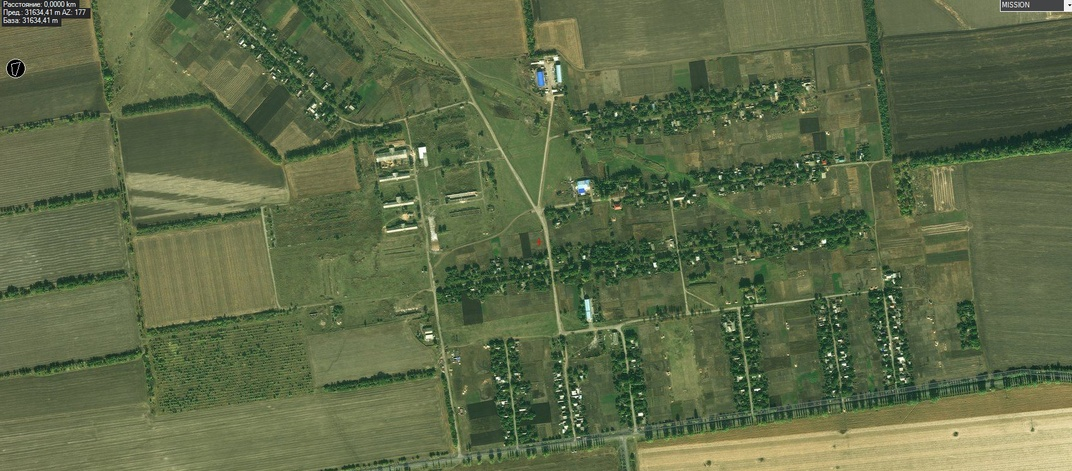
#> input picture sample/map_bing.jpg, 1072 x 471 px, shrunk from 1728 x 760 before the run
$ python surf_matcher.py
#> lines starting #> are read from the running program, lines starting #| are printed output that depends on the picture
import os
from matplotlib import pyplot as plt
import cv2 as cv
import numpy as np


img1 = cv.imread("./sample/map_bing.jpg", 0)  # queryimage # left image
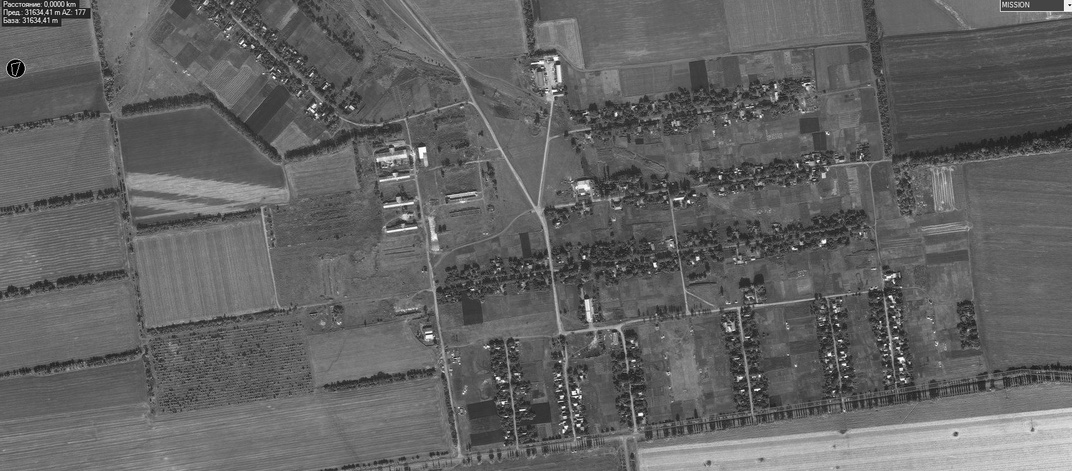
#> img1: shape (471, 1072); min 0, max 255, mean 98.9
img2 = cv.imread("./sample/sample2.JPG", 0)  # trainimage # right image
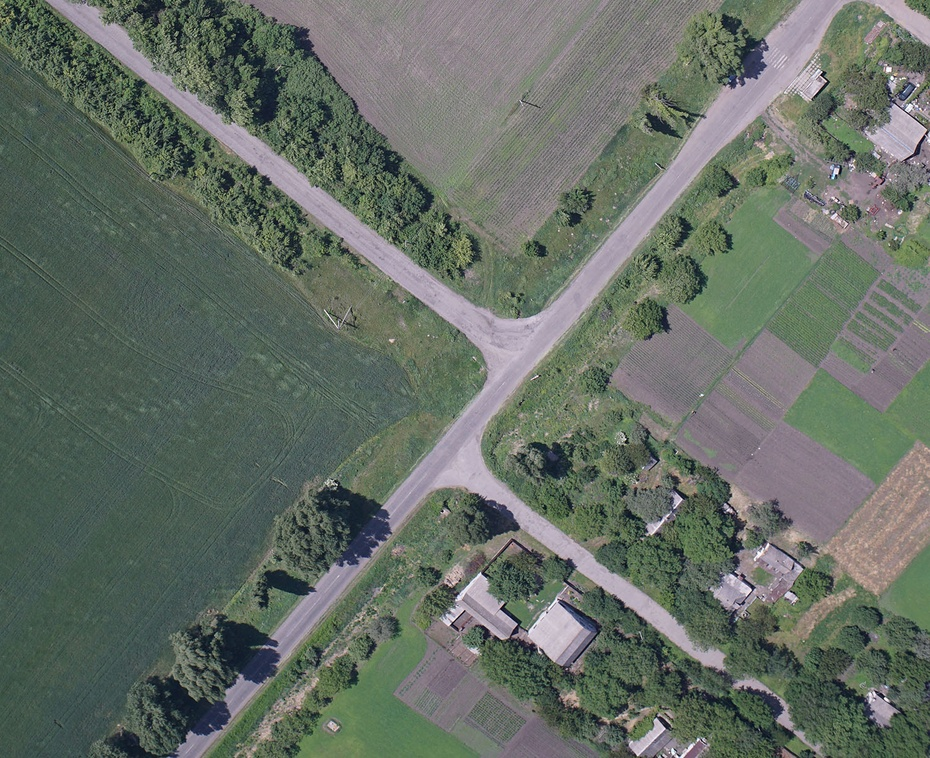
#> input picture sample/sample2.jpg, 930 x 758 px, shrunk from 1500 x 1223 before the run, found by its file name
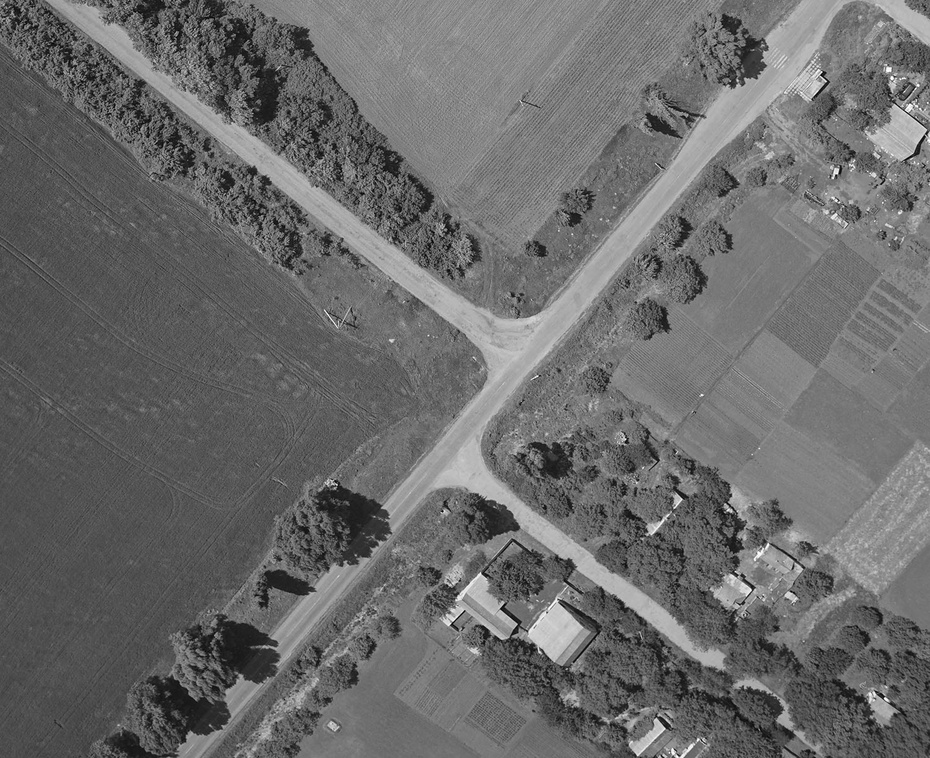
#> img2: shape (758, 930); min 0, max 255, mean 106.7


# Initiate SIFT detector
#> (the run stopped early here; a loop or call above may not have finished)
